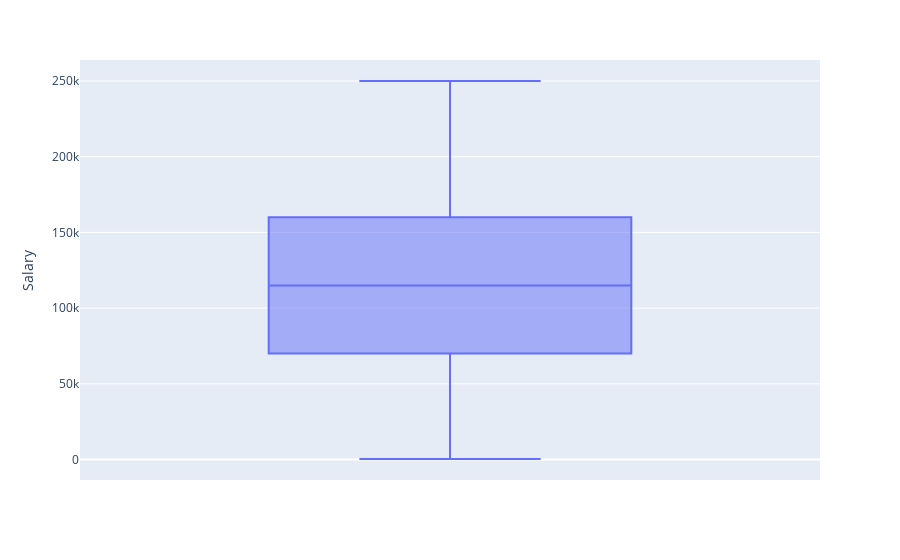

Notebook source saved alongside this figure:
### Code cell
px.box(dss_df,y='Salary')

### Figure 1 — Plotly figure (JSON) as saved in the notebook; plotly's stock layout.template omitted (floating-point values rounded to 4 significant figures; data arrays with more than 128 entries replaced by an {"elided": "..."} marker saying what was removed)
{"data": [{"alignmentgroup": "True", "hovertemplate": "Salary=%{y}<extra></extra>", "legendgroup": "", "marker": {"color": "#636efa"}, "name": "", "notched": false, "offsetgroup": "", "orientation": "v", "showlegend": false, "type": "box", "x0": " ", "xaxis": "x", "y": {"elided": "6684 int values"}, "y0": " ", "yaxis": "y"}], "layout": {"boxmode": "group", "legend": {"tracegroupgap": 0}, "margin": {"t": 60}, "xaxis": {"anchor": "y", "domain": [0, 1]}, "yaxis": {"anchor": "x", "domain": [0, 1], "title": {"text": "Salary"}}}}
